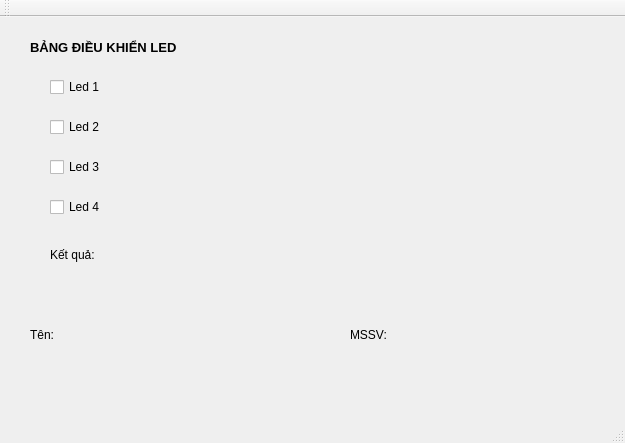
<?xml version="1.0" encoding="UTF-8"?>
<ui version="4.0">
 <class>MainWindow</class>
 <widget class="QMainWindow" name="MainWindow">
  <property name="geometry">
   <rect>
    <x>0</x>
    <y>0</y>
    <width>625</width>
    <height>443</height>
   </rect>
  </property>
  <property name="windowTitle">
   <string>MainWindow</string>
  </property>
  <widget class="QWidget" name="centralWidget">
   <widget class="QLabel" name="label">
    <property name="geometry">
     <rect>
      <x>30</x>
      <y>10</y>
      <width>231</width>
      <height>41</height>
     </rect>
    </property>
    <property name="font">
     <font>
      <pointsize>10</pointsize>
      <weight>75</weight>
      <bold>true</bold>
     </font>
    </property>
    <property name="text">
     <string>BẢNG ĐIỀU KHIỂN LED</string>
    </property>
   </widget>
   <widget class="QCheckBox" name="checkBox_led1">
    <property name="geometry">
     <rect>
      <x>50</x>
      <y>60</y>
      <width>81</width>
      <height>20</height>
     </rect>
    </property>
    <property name="text">
     <string>Led 1</string>
    </property>
   </widget>
   <widget class="QCheckBox" name="checkBox_led2">
    <property name="geometry">
     <rect>
      <x>50</x>
      <y>100</y>
      <width>81</width>
      <height>20</height>
     </rect>
    </property>
    <property name="text">
     <string>Led 2</string>
    </property>
   </widget>
   <widget class="QCheckBox" name="checkBox_led3">
    <property name="geometry">
     <rect>
      <x>50</x>
      <y>140</y>
      <width>81</width>
      <height>20</height>
     </rect>
    </property>
    <property name="text">
     <string>Led 3</string>
    </property>
   </widget>
   <widget class="QCheckBox" name="checkBox_led4">
    <property name="geometry">
     <rect>
      <x>50</x>
      <y>180</y>
      <width>81</width>
      <height>20</height>
     </rect>
    </property>
    <property name="text">
     <string>Led 4</string>
    </property>
   </widget>
   <widget class="QLabel" name="label_2">
    <property name="geometry">
     <rect>
      <x>50</x>
      <y>230</y>
      <width>53</width>
      <height>16</height>
     </rect>
    </property>
    <property name="text">
     <string>Kết quả:</string>
    </property>
   </widget>
   <widget class="QLabel" name="label_3">
    <property name="geometry">
     <rect>
      <x>30</x>
      <y>310</y>
      <width>53</width>
      <height>16</height>
     </rect>
    </property>
    <property name="text">
     <string>Tên:</string>
    </property>
   </widget>
   <widget class="QLabel" name="label_4">
    <property name="geometry">
     <rect>
      <x>350</x>
      <y>310</y>
      <width>53</width>
      <height>16</height>
     </rect>
    </property>
    <property name="text">
     <string>MSSV:</string>
    </property>
   </widget>
   <widget class="QLabel" name="Ten">
    <property name="geometry">
     <rect>
      <x>90</x>
      <y>310</y>
      <width>131</width>
      <height>20</height>
     </rect>
    </property>
    <property name="text">
     <string/>
    </property>
   </widget>
   <widget class="QLabel" name="mssv">
    <property name="geometry">
     <rect>
      <x>420</x>
      <y>310</y>
      <width>131</width>
      <height>20</height>
     </rect>
    </property>
    <property name="text">
     <string/>
    </property>
   </widget>
   <widget class="QLabel" name="kq">
    <property name="geometry">
     <rect>
      <x>120</x>
      <y>230</y>
      <width>471</width>
      <height>16</height>
     </rect>
    </property>
    <property name="text">
     <string/>
    </property>
   </widget>
  </widget>
  <widget class="QMenuBar" name="menuBar">
   <property name="geometry">
    <rect>
     <x>0</x>
     <y>0</y>
     <width>625</width>
     <height>26</height>
    </rect>
   </property>
  </widget>
  <widget class="QToolBar" name="mainToolBar">
   <attribute name="toolBarArea">
    <enum>TopToolBarArea</enum>
   </attribute>
   <attribute name="toolBarBreak">
    <bool>false</bool>
   </attribute>
  </widget>
  <widget class="QStatusBar" name="statusBar"/>
 </widget>
 <layoutdefault spacing="6" margin="11"/>
 <resources/>
 <connections/>
</ui>
